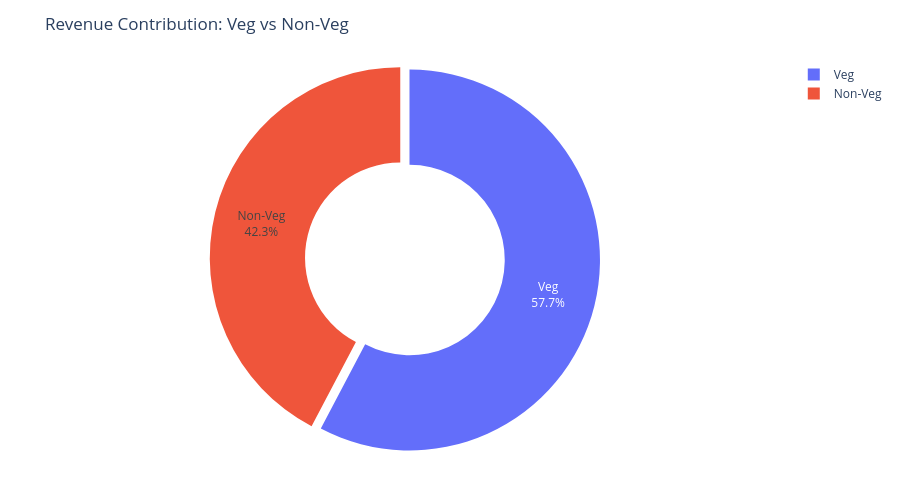

Notebook cell for this chart:
### Code cell
fig = px.pie(
    food_revenue,
    values="Price (INR)",
    names="Food Category",
    hole=0.5,
    title="Revenue Contribution: Veg vs Non-Veg",
)

fig. update_traces(
    textinfo="percent+label",
    pull=[0.05, 0]

)

fig. update_layout(
    height=500,
    margin=dict(t=60, b=40, l=40, r=40)
)

fig.show()

### Figure 1 — Plotly figure (JSON) as saved in the notebook; plotly's stock layout.template omitted (floating-point values rounded to 4 significant figures)
{"data": [{"domain": {"x": [0, 1], "y": [0, 1]}, "hole": 0.5, "hovertemplate": "Food Category=%{label}<br>Price (INR)=%{value}<extra></extra>", "labels": ["Non-Veg", "Veg"], "legendgroup": "", "name": "", "pull": [0.05, 0], "showlegend": true, "textinfo": "percent+label", "type": "pie", "values": [22420000.0, 30590000.0]}], "layout": {"height": 500, "legend": {"tracegroupgap": 0}, "margin": {"b": 40, "l": 40, "r": 40, "t": 60}, "title": {"text": "Revenue Contribution: Veg vs Non-Veg"}}}
